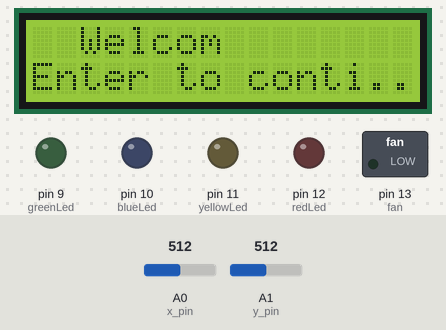
The sketch below on a simulated Arduino Uno, built with avr-gcc and run on an emulated ATmega328P. On the bench: 16×2 character LCD, switched loads named in the sketch (green lamp = pin HIGH), output pins drawn as LEDs (lit = HIGH). Inputs (shaded band) come from the test bench; at power-on: A0 (x_pin) = 512, A1 (y_pin) = 512. What the sketch prints to the serial monitor is not drawn.

Above: at 1.2 s.
1.3 s: A0 (x_pin) set to 906
2.8 s: A0 (x_pin) set to 937
At 3.18 s:
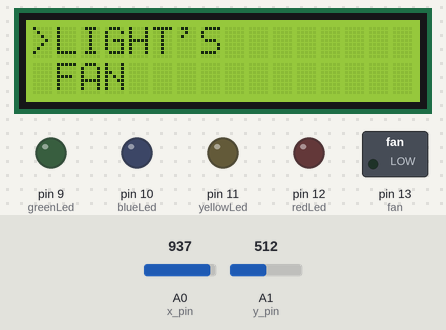
At 4.0 s:
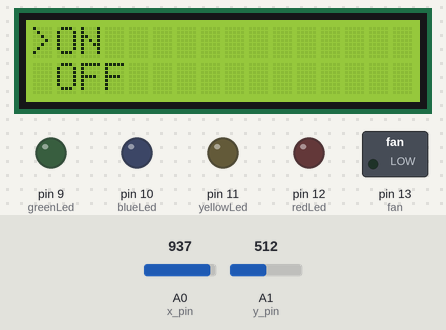
5.8 s: A1 (y_pin) set to 910
7.3 s: A1 (y_pin) set to 937
At 8.6 s:
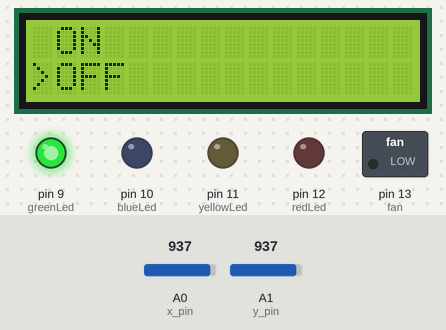
9.0 s: A0 (x_pin) set to 111
10.5 s: A0 (x_pin) set to 95
At 10.88 s:
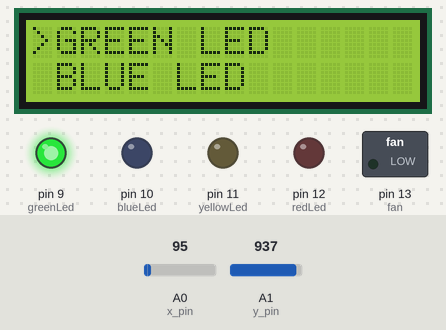
Timing chart, 0 to 13.5 s (numbered marks = the images above; inputs shaded):
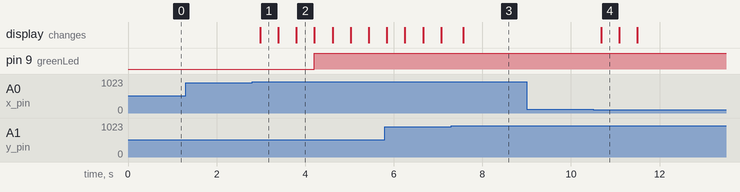

The sketch:

menu_final_control_4led_1fan.ino
```cpp
#include "LiquidCrystal.h"

LiquidCrystal lcd(2, 3, 4, 5, 6, 7);

#define x_pin    A0
#define y_pin      A1

#define greenLed 9
#define blueLed 10
#define yellowLed 11
#define redLed 12
#define fan 13

#define d 300

char buttonPressed = '0';
byte menuLevel = 0;     // Level 0: no menu display, display anything you like
                        // Level 1: display main menu
                        // Level 2: display sub menu Light
                        // Level 3: display sub sub menu light
                        // Level 4: display sub menu fan
byte menu = 1;
byte sub = 1;

int a;
int b;
//int c;

bool currState_B = HIGH;
bool currState_D = HIGH;
bool currState_U = HIGH;
bool currState_E = HIGH;

bool prevState_B = HIGH;
bool prevState_D = HIGH;
bool prevState_U = HIGH;
bool prevState_E = HIGH;

unsigned long prevTime_B = 0;
unsigned long prevTime_D = 0;
unsigned long prevTime_U = 0;
unsigned long prevTime_E = 0;

unsigned long waitTime_B = 50;
unsigned long waitTime_D = 50;
unsigned long waitTime_U = 50;
unsigned long waitTime_E = 50;

void setup() {
  lcd.begin(16,2);

  Serial.begin(9600);

  pinMode(x_pin, INPUT);
  pinMode(y_pin, INPUT);

  pinMode(greenLed,OUTPUT);
  pinMode(blueLed,OUTPUT);
  pinMode(yellowLed,OUTPUT);
  pinMode(redLed,OUTPUT);
  pinMode(fan,OUTPUT);

  Serial.println("Manash");
  showHomeScreen();

}

void loop() {
  // put your main code here, to run repeatedly:
 checkButton();

}
```

Display.ino
```cpp
void showHomeScreen() {
  lcd.clear();
  lcd.println("  Welcom  ");
  lcd.setCursor(0,1);
  lcd.println("Enter to conti..");
}

void updateMenu(){
  switch(menu){
    case 0:
     menu = 1;
    break;
    case 1:
     lcd.clear();
     lcd.print(">LIGHT'S");
     lcd.setCursor(0, 1);
     lcd.print(" FAN");
    break;
    case 2:
     lcd.clear();
     lcd.print(" LIGHT'S");
     lcd.setCursor(0, 1);
     lcd.print(">FAN");
    break;
    case 3:
     lcd.clear();
     lcd.print(">Set Alaram");
     lcd.setCursor(0, 1);
     lcd.print("          ");
    break;
    case 4:
     menu = 3;
    break;
  }
}
void updateSubLight(){
  switch(menu){
    case 0:
     menu = 1;
    break;
    case 1:
     lcd.clear();
     lcd.print(">GREEN LED");
     lcd.setCursor(0, 1);
     lcd.print(" BLUE LED");
    break;
    case 2:
     lcd.clear();
     lcd.print(" GREEN LED");
     lcd.setCursor(0, 1);
     lcd.print(">BLUE LED");
    break;
    case 3:
     lcd.clear();
     lcd.print(">YELLOW LED");
     lcd.setCursor(0, 1);
     lcd.print(" RED LED");
    break;
    case 4:
     lcd.clear();
     lcd.print(" YELLOW LED");
     lcd.setCursor(0, 1);
     lcd.print(">RED LED");
    break;
    case 5:
     menu = 4;
    break;
  }
}

void updateSubSubLight(){
  switch(menu){
    case 0:
     menu = 1;
    break;
    case 1:
     lcd.clear();
     lcd.print(">ON");
     lcd.setCursor(0, 1);
     lcd.print(" OFF");
    break;
     case 2:
     lcd.clear();
     lcd.print(" ON");
     lcd.setCursor(0, 1);
     lcd.print(">OFF");
    break;
    case 3:
     menu = 2;
    break;
  }
}

void updateSubFan(){
  switch(menu){
    case 0:
     menu = 1;
    break;
    case 1:
     lcd.clear();
     lcd.print(">ON");
     lcd.setCursor(0, 1);
     lcd.print(" OFF");
    break;
     case 2:
     lcd.clear();
     lcd.print(" ON");
     lcd.setCursor(0, 1);
     lcd.print(">OFF");
    break;
    case 3:
     menu = 2;
    break;
  }
}
```

checkButton.ino
```cpp
void checkButton(){
  delay(100);
  bool currRead_B = HIGH;
  bool currRead_U = HIGH;
  bool currRead_D = HIGH;
  bool currRead_E = HIGH;

int x = map(analogRead(x_pin),0,1023,0,10);
 int y = map(analogRead(y_pin),0,1023,0,10);


  if(x == 0){
  currRead_B = LOW;
 }else if (x >= 9){
  currRead_E = LOW;
 }else{currRead_B = HIGH;
       currRead_E = HIGH;}

  if(y == 0){
    currRead_U = LOW;
  }else if (y >= 9){
    currRead_D = LOW;
  }else{currRead_U = HIGH;
        currRead_D = HIGH;}

  if (currRead_B != prevState_B) {
    prevTime_B = millis();
  }
  if (currRead_D != prevState_D) {
    prevTime_D = millis();
  }
  if (currRead_U != prevState_U) {
    prevTime_U = millis();
  }
  if (currRead_E != prevState_E) {
    prevTime_E = millis();
  }
  if ((millis() - prevTime_B) > waitTime_B) {
    if (currRead_B != currState_B) {
      currState_B = currRead_B;
      if (currState_B == LOW) {
        buttonPressed = 'B';
      }
    }
  } else buttonPressed = '0';
  if ((millis() - prevTime_D) > waitTime_D) {
    if (currRead_D != currState_D) {
      currState_D = currRead_D;
      if (currState_D == LOW) {
        buttonPressed = 'D';
      }
    }
  } else buttonPressed = '0';
  if ((millis() - prevTime_U) > waitTime_U) {
    if (currRead_U != currState_U) {
      currState_U = currRead_U;
      if (currState_U == LOW) {
        buttonPressed = 'U';
      } else {
        buttonPressed = '0';
      }
    }
  } else buttonPressed = '0';
  if ((millis() - prevTime_E) > waitTime_E) {
    if (currRead_E != currState_E) {
      currState_E = currRead_E;
      if (currState_E == LOW) {
        buttonPressed = 'E';
      }
    }
  } else buttonPressed = '0';

  prevState_B = currRead_B;
  prevState_D = currRead_D;
  prevState_U = currRead_U;
  prevState_E = currRead_E;

  processButton(buttonPressed);
}
```

exicuteFan.ino
```cpp
void exicuteFan(){
  if( a == 2 && b == 1){
    digitalWrite(fan,HIGH);
  }
  if(a == 2 && b == 2){
    digitalWrite(fan,LOW);
  }
}
```

exicuteLight.ino
```cpp
void exicuteLight(){
  if( a == 1 && b == 1){
    digitalWrite(greenLed,HIGH);
  }
  if(a == 1 && b == 2){
    digitalWrite(greenLed,LOW);
  }
  if( a == 2 && b == 1){
    digitalWrite(blueLed,HIGH);
  }
  if(a == 2 && b == 2){
    digitalWrite(blueLed,LOW);
  }
  if( a == 3 && b == 1){
    digitalWrite(yellowLed,HIGH);
  }
  if(a == 3 && b == 2){
    digitalWrite(yellowLed,LOW);
  }
  if( a == 4 && b == 1){
    digitalWrite(redLed,HIGH);
  }
  if(a == 4 && b == 2){
    digitalWrite(redLed,LOW);
  }

}
```

processButton.ino
```cpp
void processButton(char buttonPressed){
  switch(menuLevel){
    case 0: //level 0
     switch(buttonPressed){
      case 'E':
       menuLevel = 1;
       menu = 1;
       updateMenu();
       delay(d);
      break;
      case 'U':
      break;
      case 'D':
      break;
      case 'B':
      break;
     }
    break;
    case 1:      // Level 1,main menu
     switch (buttonPressed){
      case 'E':
       if(menu == 1){
         updateSubLight();
         menuLevel = 2;
         updateSubLight();
       }
       else if(menu == 2){
        updateSubFan();
        menuLevel =4;
        a = menu;
        menu = 1;
        updateSubFan();
       }
       else if(menu == 3){
         lcd.clear();
         lcd.print("Under develop..");
         delay(2000);
         menuLevel = 1;
         updateMenu();
        }
       delay(d);
      break;
      case 'U':
       menu--;
       updateMenu();
       delay(d);
      break;
      case 'D':
       menu++;
       updateMenu();
       delay(d);
      break;
      case 'B':
       menuLevel = 0;
       showHomeScreen();
       delay(d);
      break;
      default:
      break;
     }
    break;
    case 2:
     switch(buttonPressed){
      case 'E':
       a = menu;
       updateSubSubLight();
       menuLevel = 3;
       menu = 1;
       updateSubSubLight();
       delay(d);
      break;
      case 'U':
       menu--;
       updateSubLight();
       delay(d);
      break;
      case 'D':
       menu++;
       updateSubLight();
       delay(d);
      break;
      case 'B':
       menuLevel = 1;
       menu = 1;
       updateMenu();
       delay(d);
      break;
      default:
      break;
     }
    break;
    case 3:
     switch(buttonPressed){
      case 'E':
       updateSubLight();
       menuLevel = 2;
       b = menu;
       exicuteLight();
       menu = a;
       b = 0;
       updateSubLight();
       delay(d);
      break;
      case 'U':
       menu--;
       updateSubSubLight();
       delay(d);
      break;
      case 'D':
       menu++;
       updateSubSubLight();
       delay(d);
      break;
      case 'B':
       menuLevel = 2;
       menu = a;
       updateSubLight();
       delay(d);
      break;
     }
    break;
    case 4:
     switch(buttonPressed){
      case 'E':
       updateMenu();
       menuLevel = 1;
       b = menu;
       exicuteFan();
       menu = a;
       b = 0;
       updateMenu();
       delay(d);
      break;
      case 'U':
       menu--;
       updateSubSubLight();
       delay(d);
      break;
      case 'D':
       menu++;
       updateSubSubLight();
       delay(d);
      break;
      case 'B':
       menuLevel = 1;
       menu = 2;
       updateMenu();
       delay(d);
      break;
     }
    break;
  }
}
```

Measured:
- the behaviour switches between 920 and 921 on A0 (x_pin) (found by bisection; images 0 and 1)
- the behaviour switches between 920 and 921 on A1 (y_pin) (found by bisection; images 2 and 3)
- the behaviour switches between 103 and 102 on A0 (x_pin) (found by bisection; images 3 and 4)
- after the input at 1.3 s, every drawn part: stays the same
- after the input at 2.8 s, pin 9 (greenLed): LOW → HIGH after 1.4 s; the display: changes after 0.18 s (image 1)
- after the input at 7.3 s, the display: changes after 0.27 s (image 3)
- after the input at 9.0 s, every drawn part: stays the same
- after the input at 10.5 s, the display: changes after 0.18 s (image 4)
- what the display in image 1 shows lasts 0.4 s, from 3.0 s to 3.4 s
